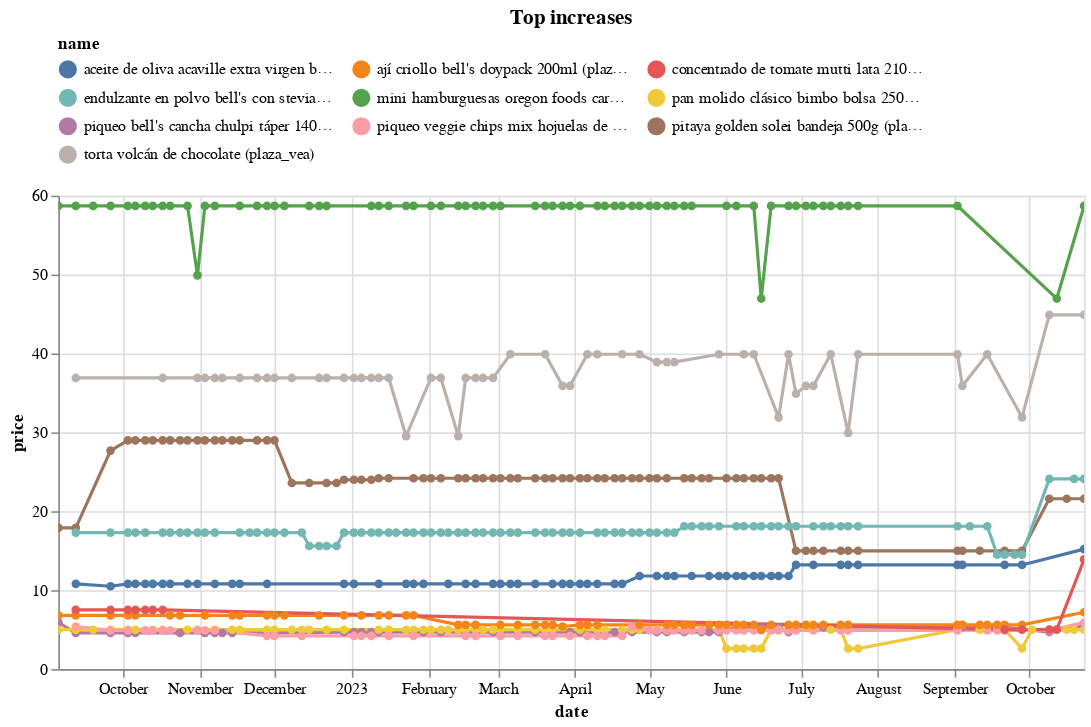

The notebook cell this image was saved under:
### Code cell
(top_changes
 .sort_values('change')
 .tail(10)
 .pipe(plot_changes, 'Top increases')
)

### Figure 1 — Vega-Lite specification as saved in the notebook (floating-point values rounded to 4 significant figures; data arrays with more than 128 entries replaced by an {"elided": "..."} marker saying what was removed)
{"config": {"view": {"continuousWidth": 300, "continuousHeight": 300}, "legend": {"columns": 3, "orient": "top"}}, "data": {"name": "data-a96f61fa284f342bd9af6f185067cf8f"}, "mark": {"type": "line", "point": true}, "encoding": {"color": {"field": "name", "scale": {"domain": ["aceite de oliva acaville extra virgen botella 200ml (plaza_vea)", "ají criollo bell's doypack 200ml (plaza_vea)", "concentrado de tomate mutti lata 210g (plaza_vea)", "endulzante en polvo bell's con stevia frasco 60g (plaza_vea)", "mini hamburguesas oregon foods carne angus caja 600g (plaza_vea)", "pan molido clásico bimbo bolsa 250g (plaza_vea)", "piqueo bell's cancha chulpi táper 140gr (plaza_vea)", "piqueo veggie chips mix hojuelas de vegetales bolsa 125gr (plaza_vea)", "pitaya golden solei bandeja 500g (plaza_vea)", "torta volcán de chocolate (plaza_vea)"]}, "type": "nominal"}, "tooltip": [{"field": "name", "type": "nominal"}, {"field": "price", "type": "quantitative"}, {"field": "last_price", "type": "quantitative"}], "x": {"field": "date", "type": "temporal"}, "y": {"field": "price", "type": "quantitative"}}, "params": [{"name": "param_5", "select": {"type": "point", "fields": ["name"]}, "bind": "legend"}, {"name": "param_6", "select": {"type": "interval", "encodings": ["x", "y"]}, "bind": "scales"}], "title": "Top increases", "transform": [{"filter": {"param": "param_5"}}], "width": 650, "$schema": "https://vega.github.io/schema/vega-lite/v5.15.1.json", "datasets": {"data-a96f61fa284f342bd9af6f185067cf8f": {"elided": "618 records"}}}
